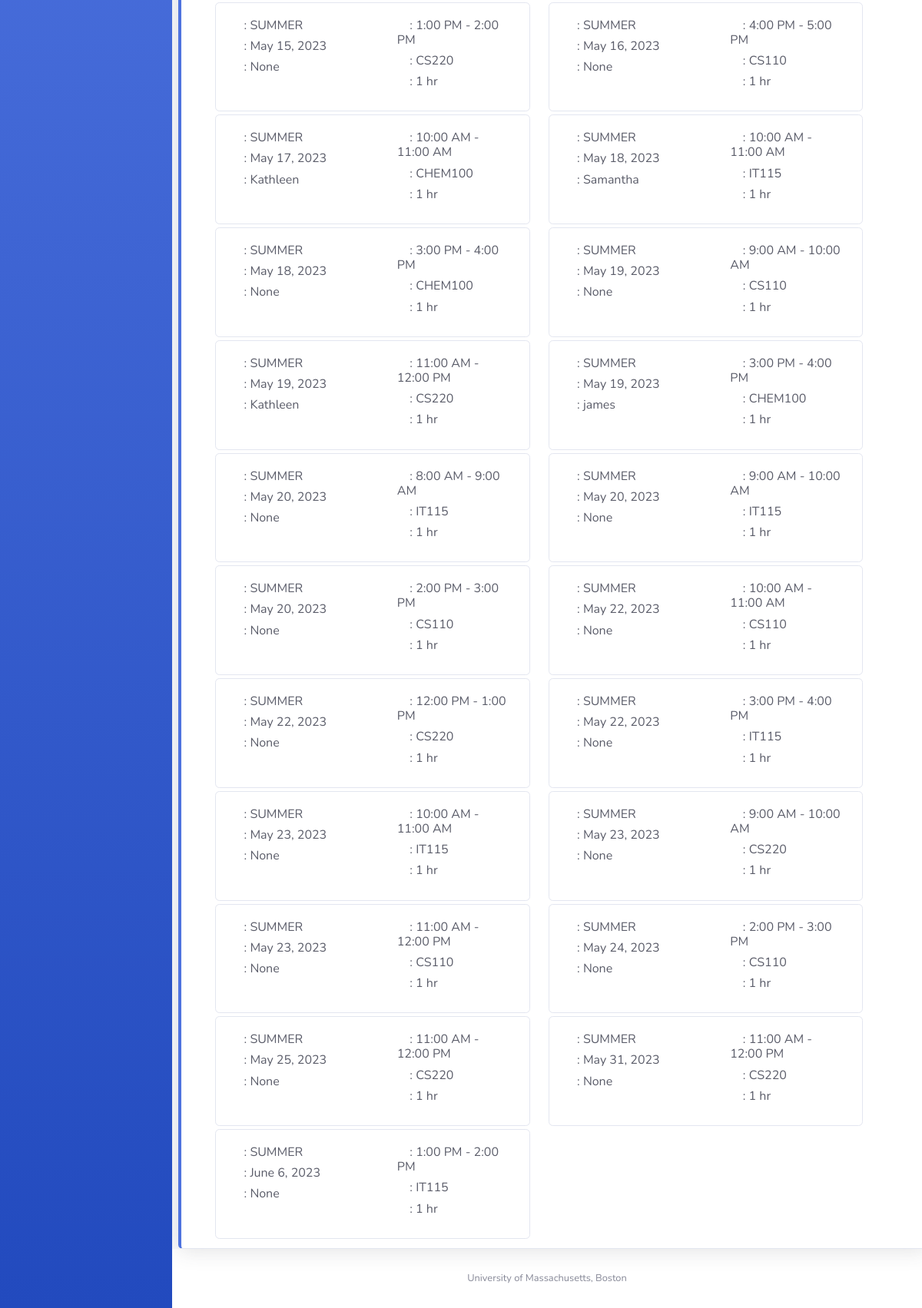
/session-hsitory/ (signed in, lower part), run on an earlier commit of the app's database.
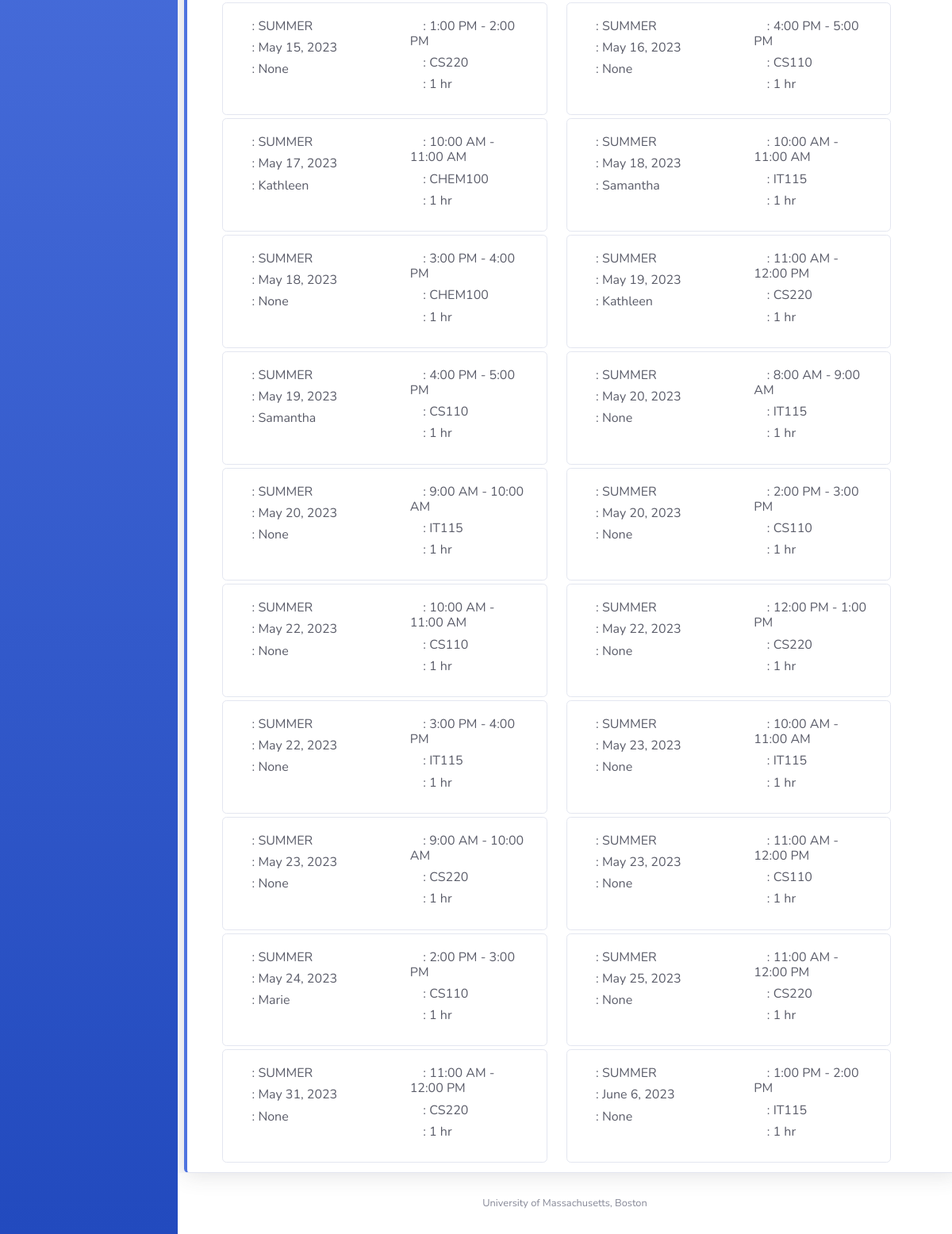
And on a later commit of the database.
### appusers/models.py (models this page shows, shortened)
class Availability(models.Model):
    tutor = models.ForeignKey(Tutor, on_delete=models.CASCADE, null=True, blank=True, related_name='availabilities')
    date = models.DateField()
    timeblock = models.CharField(max_length=1, choices=TIMEBLOCK_CHOICES)
    booked_by = models.ForeignKey(Student, on_delete=models.SET_NULL, null=True, blank=True,
                                  related_name='booked_slots')
    course = models.ForeignKey(Course, on_delete=models.CASCADE)
    status = models.CharField(max_length=1, choices=STATUS_CHOICES)
    semester = models.CharField(max_length=25, null=True)

class Course(models.Model):
    c_name = models.CharField(max_length=100)
    c_code = models.CharField(max_length=50, unique=True, null=False)
    def __str__(self):
        return self.c_name

class Student(models.Model):
    user = models.OneToOneField(User, on_delete=models.CASCADE)
    ums_id = models.CharField(max_length=20, null=True, blank=True)
    courses = models.ManyToManyField(Course, related_name='students')
    no_shows = models.IntegerField(max_length=1, default=0)
    profile_picture = models.FileField(null=True, blank=True)
    def __str__(self):
        return self.user.username

### appusers/views.py (the view)
# urls.py: path('session-hsitory/', session_history, name='session_history'),
@login_required
def session_history(request):
    current_user = request.user
    today = date.today()
    slots = Availability.objects.all().order_by('date')
    try:
        student = current_user.student
        student_session_history = Availability.objects.filter(booked_by=student, date__lt=today).order_by('date')
    except Student.DoesNotExist:
        student_session_history = []
    try:
        tutor = current_user.tutor
        tutor_session_history = Availability.objects.filter(tutor=tutor, date__lt=today).order_by('date')
    except Tutor.DoesNotExist:
        tutor_session_history = []
    return render(request, 'session_history.html',
                  {'slots': slots, 'today': today,
                   'student_session_history': student_session_history,
                   'tutor_session_history': tutor_session_history,
                  })

### templates/session_history.html (shortened to what this page needs)
{% extends "base.html" %}
{% block content %}
    {% if user.is_authenticated %}
        {% if request.user.tutor %}
            <div class="container-fluid card border-left-primary shadow py-2 mr-5 ml-2 mt-3">
            <div id="card-container" class="row row-cols-1 row-cols-md-2 overflow-auto mr-5 ml-2 mt-3" >
                {% for session in tutor_session_history %}
                    <div class="col mb-1">
                        <div class="card">
                            <div class="row g-0">
                                <div class="col-md-6">
                                    <div class="card-body text-gray-800">
                                        <div class="h6">
                                            <i class="fas fa-archive"></i>
                                            : {{ session.semester }}
                                        </div>
                                        <div class="h6">
                                            <i class="fas fa-calendar"></i>
                                            : {{ session.date }}
                                        </div>
                                        <div class="h6">
                                            <i class="fas fa-user-alt"></i>
                                            : {{ session.booked_by }}
                                        </div>
                                    </div>
                                </div>
                                <div class="col-md-6">
                                    <div class="card-body text-gray-800">
                                        <div class="h6">
                                            <i class="fas fa-clock"></i>
                                            : {{ session.get_timeblock_display }}
                                        </div>
                                        <div class="h6">
                                            <i class="fas fa-book"></i>
                                            : {{ session.course }}
                                        </div>
                                        <div class="h6">
                                            <i class="fas fa-user-clock"></i>
                                            : 1 hr
                                        </div>
                                    </div>
                                </div>
                            </div>
                       </div>
                    </div>
                    {% empty %}
                    <p>No sessions today.</p>
                {% endfor %}
            </div>
        </div>
        {% endif %}
    {% endif %}
{% endblock %}

### templates/base.html (shortened to what this page needs)
{% load static %}
<!DOCTYPE html>
<html lang="en">
<head>
    <link href="{% static 'vendor/fontawesome-free/css/all.min.css' %}" rel="stylesheet" type="text/css">
    <link href="{% static 'css/sb-admin-2.min.css' %}" rel="stylesheet">
</head>
<body id="page-top">
<div id="wrapper">
    <ul class="navbar-nav bg-gradient-primary sidebar sidebar-dark accordion" id="accordionSidebar">
    </ul>
    <div id="content-wrapper" class="d-flex flex-column">
        <div id="content">
            {% block content %}{% endblock %}
        </div>
        <footer class="sticky-footer bg-white">
            <div class="container my-auto">
                <div class="copyright text-center my-auto">
                    <span>University of Massachusetts, Boston</span>
                </div>
            </div>
        </footer>
    </div>
</div>
</body>
</html>

What changed in the data, as far as the page shows it:
removed Availability: semester "SUMMER", date "May 19, 2023", booked_by "None", timeblock "9:00 AM - 10:00 AM", course "CS110"
removed Availability: semester "SUMMER", date "May 19, 2023", booked_by "james", timeblock "3:00 PM - 4:00 PM", course "CHEM100"
added Availability: semester "SUMMER", date "May 19, 2023", booked_by "Samantha", timeblock "4:00 PM - 5:00 PM", course "CS110"
changed Availability: booked_by "None" → "Marie"
